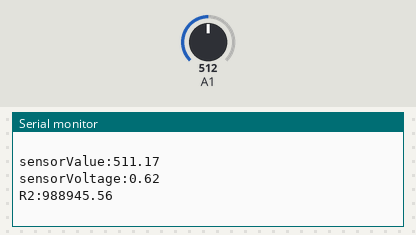
The sketch below on a simulated Arduino Uno, built with avr-gcc and run on an emulated ATmega328P. Shown: the last lines printed to the serial monitor. Inputs (shaded band) come from the test bench; at power-on: A1 = 512.

Above: at 1.2 s.
1.3 s: A1 set to 716
At 1.84 s:
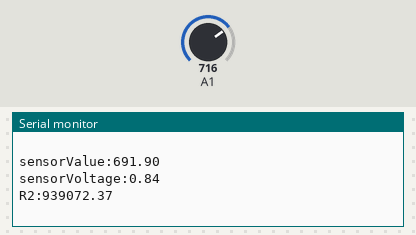
2.8 s: A1 set to 900
At 2.85 s:
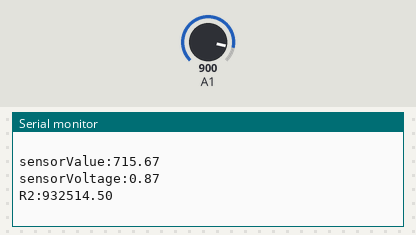
Timing chart, 0 to 5.8 s (numbered marks = the images above; inputs shaded):
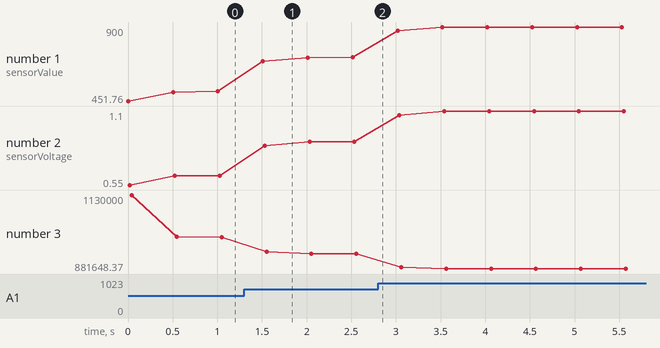

The sketch:

LAB03_Part3.ino
```cpp
int val,i;
float sensorValue = 0;
float sensorVoltage = 0;
float R = 1130000;
float R1;
float R2;
int Vin;

void setup() {
  Serial.begin(9600);
  pinMode(15,INPUT);
}

void loop() {
  val = analogRead(15);

  for(i=0;i<=5;i++)
    sensorValue =0.7*sensorValue+0.3*analogRead(15);
  sensorVoltage = sensorValue*5/4095;

  R1 = sensorVoltage*(R1+R2)/5;
  R2 = R-R1;

  Serial.print("sensorValue:");
  Serial.println(sensorValue);
  Serial.print("sensorVoltage:");
  Serial.println(sensorVoltage);
  //Serial.print("R1:");
  //Serial.println(R1);
  Serial.print("R2:");
  Serial.println(R2);
  Serial.println(" ");
  delay(500);

}
```

Measured:
- after the input at 1.3 s, the serial monitor: prints a new line after 0.21 s (image 1)
- plotted number 1: 511.17 → 715.67 after the input at 1.3 s, 715.67 → 900 after the input at 2.8 s
- plotted number 2: 0.62 → 0.87 after the input at 1.3 s, 0.87 → 1.1 after the input at 2.8 s
- plotted number 3: 988945.56 → 932514.5 after the input at 1.3 s, 932514.5 → 881648.37 after the input at 2.8 s
